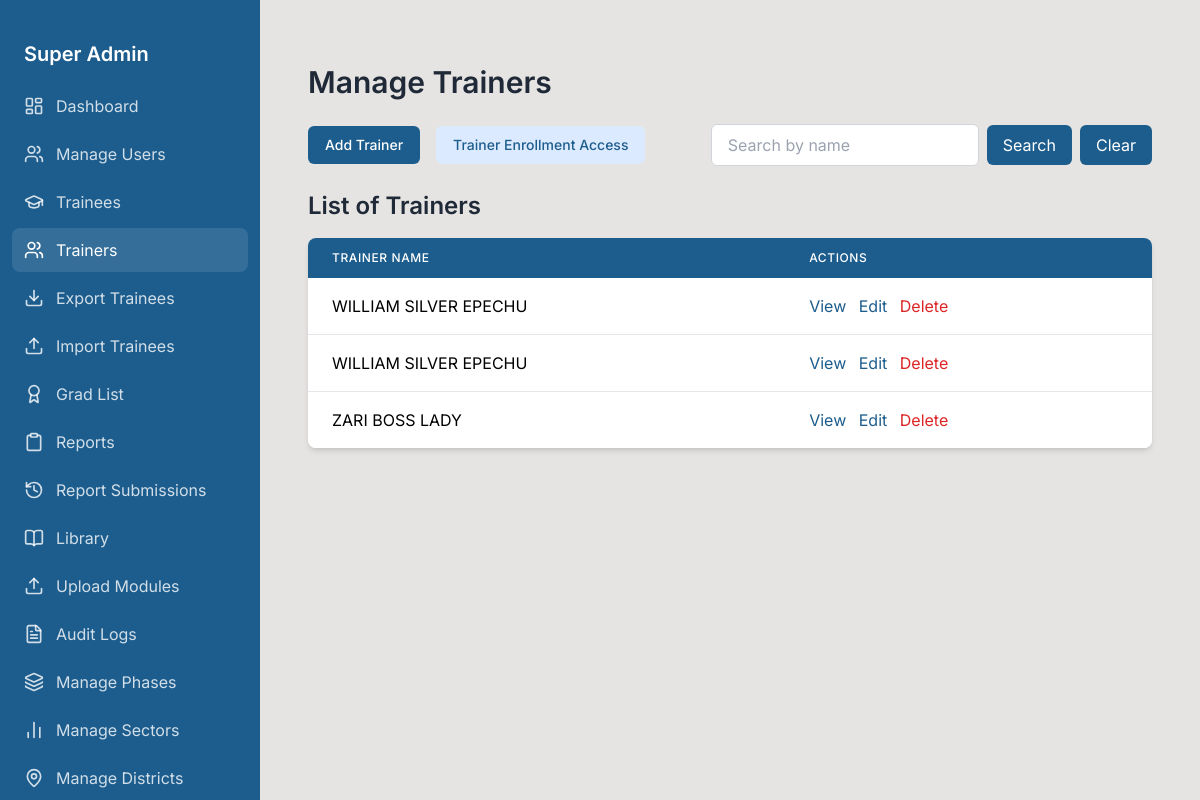
Page /superuser/trainers/ (signed in) on the committed database.
### urdt_app/models.py (models this page shows, shortened)
class TrainerApplication(models.Model):
    user = models.OneToOneField(
    settings.AUTH_USER_MODEL,
    on_delete=models.CASCADE,
    related_name='trainerapplication',
    null=True,
    blank=True
)
    passport_photo = models.ImageField(upload_to="trainer_photos/", null=True, blank=True)
    name = models.CharField(max_length=255)
    phone_contact = models.CharField(max_length=15)
    gender = models.CharField(
        max_length=10,
        choices=[('Male', 'Male'), ('Female', 'Female')]
    )
    date_of_birth = models.DateField()
    age = models.IntegerField(null=True, blank=True)  # Auto-calculated age
    marital_status = models.CharField(
        max_length=20,
        choices=[
            ('Single', 'Single'),
            ('Divorced', 'Divorced'),
            ('Married', 'Married'),
            ('Widowed', 'Widowed')
        ]
    )
    has_smartphone = models.BooleanField(choices=[(True, 'Yes'), (False, 'No')])
    business_name = models.CharField(max_length=255, null=True, blank=True)
    legal_status = models.CharField(
        max_length=20,
        choices=[('Licensed', 'Licensed'), ('Not Licensed', 'Not Licensed')],
        null=True, blank=True
    )
    account_name = models.CharField(max_length=255, null=True, blank=True)
    account_number = models.CharField(max_length=50, null=True, blank=True)
    monthly_income = models.DecimalField(max_digits=10, decimal_places=2, null=True, blank=True)
    location = models.CharField(max_length=255, null=True, blank=True)
    household_number = models.CharField(max_length=50, null=True, blank=True)
    current_location = models.CharField(max_length=255, null=True, blank=True)
    zone = models.CharField(max_length=50, null=True, blank=True)
    block_number = models.CharField(max_length=50, null=True, blank=True)
    nationality = models.CharField(
        max_length=50,
        choices=[('Ugandan', 'Ugandan'), ('Refugee', 'Refugee')]
    )
    pwd = models.BooleanField(choices=[(True, 'Yes'), (False, 'No')])
    nature_of_disability = models.CharField(max_length=255, null=True, blank=True)
    education_level = models.CharField(
        max_length=50,
        choices=[
            ('University', 'University'),
            ('Tertiary', 'Tertiary'),
            ('Secondary', 'Secondary'),
            ('Primary', 'Primary'),
            ('Not at all', 'Not at all')
        ]
    )
    religion = models.CharField(
        max_length=50,
        choices=[('Christian', 'Christian'), ('Muslim', 'Muslim'), ('Other', 'Other')],
        null=True, blank=True
    )
    other_religion = models.CharField(max_length=255, null=True, blank=True)
    village = models.CharField(max_length=255, null=True, blank=True)
    parish = models.CharField(max_length=255, null=True, blank=True)
    subcounty = models.CharField(max_length=255, null=True, blank=True)
    district = models.ForeignKey(
        'District', on_delete=models.SET_NULL, null=True, blank=True, related_name='trainers'
    )
    sector = models.ForeignKey(
        'Sector', on_delete=models.SET_NULL, null=True, blank=True, related_name='trainers'
    )
    occupation = models.ForeignKey(
        'Occupation', on_delete=models.SET_NULL, null=True, blank=True, related_name='trainer_occupations'
    )
    bank_statement = models.FileField(upload_to="attachments/bank_statements/", null=True, blank=True)
    business_licence = models.FileField(upload_to="attachments/business_licences/", null=True, blank=True)
    national_id = models.FileField(upload_to="attachments/national_ids/", null=True, blank=True)
    recommendation_letter = models.FileField(upload_to="attachments/recommendation_letters/", null=True, blank=True)
    academic_documents = models.FileField(upload_to="attachments/academic_documents/", null=True, blank=True)
    created_at = models.DateTimeField(auto_now_add=True)

### urdt_app/views.py (the view)
# urls.py: path('superuser/trainers/', views.manage_trainers, name='manage_trainers'),
@login_required
@user_passes_test(superuser_required)
def manage_trainers(request):
    trainer_users = CustomUser.objects.filter(role='TRAINER').order_by('username')
    search_query = request.GET.get('search', '').strip()
    if search_query:
        trainer_apps = TrainerApplication.objects.filter(
            name__icontains=search_query  # Case‑insensitive search on trainer name
        ).order_by('-created_at')
    else:
        trainer_apps = TrainerApplication.objects.all().order_by('-created_at')
    paginator = Paginator(trainer_apps, 30)
    page = request.GET.get('page', 1)
    try:
        trainer_apps = paginator.page(page)
    except PageNotAnInteger:
        trainer_apps = paginator.page(1)
    except EmptyPage:
        trainer_apps = paginator.page(paginator.num_pages)
    context = {
        'trainer_users': trainer_users,
        'trainer_apps': trainer_apps,
        'search_query': search_query,
    }
    return render(request, 'superuser/manage_trainers.html', context)

### urdt_app/context_processors.py (called while the page is built, shortened)
def safeguarding_notifications(request):
    if not request.user.is_authenticated:
        return {}
    user = request.user
    return {}

def dynamic_base_template(request):
    base_template = "base.html"  # Default fallback
    if request.user.is_authenticated:
        role_templates = {
            "SUPER_USER": "superuser/base.html",
            "ADMINISTRATIVE_USER": "adminuser/base.html",
            "SUB_ADMIN": "subadmin/base.html",
            "EPICENTER_MANAGER": "epicentermanager/base.html",
            "SECTOR_LEAD": "sectorlead/base.html",  # Placeholder, refined further below
            "TRAINEE":"trainee/base.html",
            "TRAINER":"trainer/base.html"
        }
        base_template = role_templates.get(request.user.role, "base.html")
    return {"base_template": base_template}

### urdt_app/utils.py (called while the page is built)
def superuser_required(user):
    return user.is_authenticated and user.role == "SUPER_USER"

### templates/superuser/manage_trainers.html (shortened to what this page needs)
{% extends 'superuser/base.html' %}
{% block content %}
<div class="container mx-auto px-4 py-8">
  <h1 class="text-3xl font-semibold text-gray-800 mb-6">Manage Trainers</h1>
  <div class="flex items-center justify-between mb-6">
    <div class="flex space-x-4">
      <a href="{% url 'add_trainer' %}" class="inline-flex items-center px-4 py-2 border border-transparent text-sm font-medium rounded-md text-white bg-[#1d5d8d] hover:bg-[#249428]">
        Add Trainer
      </a>
      <a href="{% url 'trainer_enrollment_access' %}" class="inline-flex items-center px-4 py-2 border border-transparent text-sm font-medium rounded-md text-[#1d5d8d] bg-blue-100 hover:bg-blue-200">
        Trainer Enrollment Access
      </a>
    </div>
    <form method="GET" class="flex items-center space-x-2">
      <input
        type="text"
        name="search"
        placeholder="Search by name"
        value="{{ search_query }}"
        class="px-4 py-2 border border-gray-300 rounded-md focus:outline-none focus:ring-2 focus:ring-blue-500"
      >
      <button type="submit" class="px-4 py-2 bg-[#1d5d8d] text-white rounded-md hover:bg-blue-700">
        Search
      </button>
      <a href="{% url 'manage_trainers' %}" class="px-4 py-2 bg-[#1d5d8d] text-white rounded-md hover:bg-gray-300">
        Clear
      </a>
    </form>
  </div>
  <h2 class="text-2xl font-semibold text-gray-800 mb-4">List of Trainers</h2>
  <div class="overflow-x-auto bg-white shadow-md rounded-lg">
    <table class="min-w-full table-auto">
      <thead class="bg-[#1d5d8d] text-white">
        <tr>
          <th class="px-6 py-3 text-left text-xs font-medium uppercase tracking-wider">Trainer Name</th>
          <th class="px-6 py-3 text-left text-xs font-medium uppercase tracking-wider">Actions</th>
        </tr>
      </thead>
      <tbody class="bg-white divide-y divide-gray-200">
        {% for ta in trainer_apps %}
        <tr class="hover:bg-blue-50">
          <td class="px-6 py-4 whitespace-nowrap">{{ ta.name }}</td>
          <td class="px-6 py-4 whitespace-nowrap">
            <a href="{% url 'view_trainer' ta.id %}" class="text-[#1d5d8d] hover:text-blue-700 mr-2">View</a>
            <a href="{% url 'edit_trainer' ta.id %}" class="text-[#1d5d8d] hover:text-blue-700 mr-2">Edit</a>
            <a href="{% url 'delete_trainer' ta.id %}" class="text-red-600 hover:text-red-800"
               onclick="return confirm('Are you sure you want to delete this trainer?');">
              Delete
            </a>
          </td>
        </tr>
        {% empty %}
        <tr>
          <td colspan="2" class="px-6 py-4 text-center text-gray-500">No trainers found.</td>
        </tr>
        {% endfor %}
      </tbody>
    </table>
  </div>
</div>
{% endblock content %}

### templates/superuser/base.html (style rules this page uses)
:root { --sidebar-width: 260px; }
body { font-family: 'Inter', sans-serif; }

### rows in the picture
TrainerApplication: name "WILLIAM SILVER EPECHU"
TrainerApplication: name "WILLIAM SILVER EPECHU"
TrainerApplication: name "ZARI BOSS LADY"
